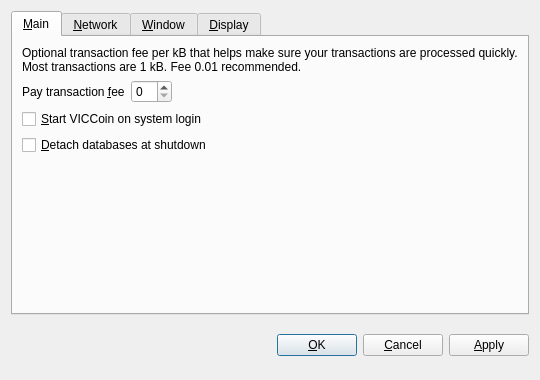
<?xml version="1.0" encoding="UTF-8"?>
<ui version="4.0">
 <class>OptionsDialog</class>
 <widget class="QDialog" name="OptionsDialog">
  <property name="geometry">
   <rect>
    <x>0</x>
    <y>0</y>
    <width>540</width>
    <height>380</height>
   </rect>
  </property>
  <property name="windowTitle">
   <string>Options</string>
  </property>
  <property name="modal">
   <bool>true</bool>
  </property>
  <layout class="QVBoxLayout" name="verticalLayout">
   <item>
    <widget class="QTabWidget" name="tabWidget">
     <property name="tabPosition">
      <enum>QTabWidget::North</enum>
     </property>
     <property name="currentIndex">
      <number>0</number>
     </property>
     <widget class="QWidget" name="tabMain">
      <attribute name="title">
       <string>&amp;Main</string>
      </attribute>
      <layout class="QVBoxLayout" name="verticalLayout_Main">
       <item>
        <widget class="QLabel" name="transactionFeeInfoLabel">
         <property name="text">
          <string>Optional transaction fee per kB that helps make sure your transactions are processed quickly. Most transactions are 1 kB. Fee 0.01 recommended.</string>
         </property>
         <property name="textFormat">
          <enum>Qt::PlainText</enum>
         </property>
         <property name="wordWrap">
          <bool>true</bool>
         </property>
        </widget>
       </item>
       <item>
        <layout class="QHBoxLayout" name="horizontalLayout_Main">
         <item>
          <widget class="QLabel" name="transactionFeeLabel">
           <property name="text">
            <string>Pay transaction &amp;fee</string>
           </property>
           <property name="textFormat">
            <enum>Qt::PlainText</enum>
           </property>
           <property name="buddy">
            <cstring>transactionFee</cstring>
           </property>
          </widget>
         </item>
         <item>
          <widget class="BitcoinAmountField" name="transactionFee"/>
         </item>
         <item>
          <spacer name="horizontalSpacer_Main">
           <property name="orientation">
            <enum>Qt::Horizontal</enum>
           </property>
           <property name="sizeHint" stdset="0">
            <size>
             <width>40</width>
             <height>20</height>
            </size>
           </property>
          </spacer>
         </item>
        </layout>
       </item>
       <item>
        <widget class="QCheckBox" name="bitcoinAtStartup">
         <property name="toolTip">
          <string>Automatically start VICCoin after logging in to the system.</string>
         </property>
         <property name="text">
          <string>&amp;Start VICCoin on system login</string>
         </property>
        </widget>
       </item>
       <item>
        <widget class="QCheckBox" name="detachDatabases">
         <property name="toolTip">
          <string>Detach block and address databases at shutdown. This means they can be moved to another data directory, but it slows down shutdown. The wallet is always detached.</string>
         </property>
         <property name="text">
          <string>&amp;Detach databases at shutdown</string>
         </property>
        </widget>
       </item>
       <item>
        <spacer name="verticalSpacer_Main">
         <property name="orientation">
          <enum>Qt::Vertical</enum>
         </property>
         <property name="sizeHint" stdset="0">
          <size>
           <width>20</width>
           <height>40</height>
          </size>
         </property>
        </spacer>
       </item>
      </layout>
     </widget>
     <widget class="QWidget" name="tabNetwork">
      <attribute name="title">
       <string>&amp;Network</string>
      </attribute>
      <layout class="QVBoxLayout" name="verticalLayout_Network">
       <item>
        <widget class="QCheckBox" name="mapPortUpnp">
         <property name="toolTip">
          <string>Automatically open the VICCoin client port on the router. This only works when your router supports UPnP and it is enabled.</string>
         </property>
         <property name="text">
          <string>Map port using &amp;UPnP</string>
         </property>
        </widget>
       </item>
       <item>
        <widget class="QCheckBox" name="connectSocks">
         <property name="toolTip">
          <string>Connect to the VICCoin network through a SOCKS proxy (e.g. when connecting through Tor).</string>
         </property>
         <property name="text">
          <string>&amp;Connect through SOCKS proxy:</string>
         </property>
        </widget>
       </item>
       <item>
        <layout class="QHBoxLayout" name="horizontalLayout_Network">
         <item>
          <widget class="QLabel" name="proxyIpLabel">
           <property name="text">
            <string>Proxy &amp;IP:</string>
           </property>
           <property name="textFormat">
            <enum>Qt::PlainText</enum>
           </property>
           <property name="buddy">
            <cstring>proxyIp</cstring>
           </property>
          </widget>
         </item>
         <item>
          <widget class="QValidatedLineEdit" name="proxyIp">
           <property name="maximumSize">
            <size>
             <width>140</width>
             <height>16777215</height>
            </size>
           </property>
           <property name="toolTip">
            <string>IP address of the proxy (e.g. 127.0.0.1)</string>
           </property>
          </widget>
         </item>
         <item>
          <widget class="QLabel" name="proxyPortLabel">
           <property name="text">
            <string>&amp;Port:</string>
           </property>
           <property name="textFormat">
            <enum>Qt::PlainText</enum>
           </property>
           <property name="buddy">
            <cstring>proxyPort</cstring>
           </property>
          </widget>
         </item>
         <item>
          <widget class="QLineEdit" name="proxyPort">
           <property name="maximumSize">
            <size>
             <width>55</width>
             <height>16777215</height>
            </size>
           </property>
           <property name="toolTip">
            <string>Port of the proxy (e.g. 9050)</string>
           </property>
          </widget>
         </item>
         <item>
          <widget class="QLabel" name="socksVersionLabel">
           <property name="text">
            <string>SOCKS &amp;Version:</string>
           </property>
           <property name="textFormat">
            <enum>Qt::PlainText</enum>
           </property>
           <property name="buddy">
            <cstring>socksVersion</cstring>
           </property>
          </widget>
         </item>
         <item>
          <widget class="QValueComboBox" name="socksVersion">
           <property name="toolTip">
            <string>SOCKS version of the proxy (e.g. 5)</string>
           </property>
          </widget>
         </item>
         <item>
          <spacer name="horizontalSpacer_Network">
           <property name="orientation">
            <enum>Qt::Horizontal</enum>
           </property>
           <property name="sizeHint" stdset="0">
            <size>
             <width>40</width>
             <height>20</height>
            </size>
           </property>
          </spacer>
         </item>
        </layout>
       </item>
       <item>
        <spacer name="verticalSpacer_Network">
         <property name="orientation">
          <enum>Qt::Vertical</enum>
         </property>
         <property name="sizeHint" stdset="0">
          <size>
           <width>20</width>
           <height>40</height>
          </size>
         </property>
        </spacer>
       </item>
      </layout>
     </widget>
     <widget class="QWidget" name="tabWindow">
      <attribute name="title">
       <string>&amp;Window</string>
      </attribute>
      <layout class="QVBoxLayout" name="verticalLayout_Window">
       <item>
        <widget class="QCheckBox" name="minimizeToTray">
         <property name="toolTip">
          <string>Show only a tray icon after minimizing the window.</string>
         </property>
         <property name="text">
          <string>&amp;Minimize to the tray instead of the taskbar</string>
         </property>
        </widget>
       </item>
       <item>
        <widget class="QCheckBox" name="minimizeOnClose">
         <property name="toolTip">
          <string>Minimize instead of exit the application when the window is closed. When this option is enabled, the application will be closed only after selecting Quit in the menu.</string>
         </property>
         <property name="text">
          <string>M&amp;inimize on close</string>
         </property>
        </widget>
       </item>
       <item>
        <spacer name="verticalSpacer_Window">
         <property name="orientation">
          <enum>Qt::Vertical</enum>
         </property>
         <property name="sizeHint" stdset="0">
          <size>
           <width>20</width>
           <height>40</height>
          </size>
         </property>
        </spacer>
       </item>
      </layout>
     </widget>
     <widget class="QWidget" name="tabDisplay">
      <attribute name="title">
       <string>&amp;Display</string>
      </attribute>
      <layout class="QVBoxLayout" name="verticalLayout_Display">
       <item>
        <layout class="QHBoxLayout" name="horizontalLayout_1_Display">
         <item>
          <widget class="QLabel" name="langLabel">
           <property name="text">
            <string>User Interface &amp;language:</string>
           </property>
           <property name="textFormat">
            <enum>Qt::PlainText</enum>
           </property>
           <property name="buddy">
            <cstring>lang</cstring>
           </property>
          </widget>
         </item>
         <item>
          <widget class="QValueComboBox" name="lang">
           <property name="toolTip">
            <string>The user interface language can be set here. This setting will take effect after restarting VICCoin.</string>
           </property>
          </widget>
         </item>
        </layout>
       </item>
       <item>
        <layout class="QHBoxLayout" name="horizontalLayout_2_Display">
         <item>
          <widget class="QLabel" name="unitLabel">
           <property name="text">
            <string>&amp;Unit to show amounts in:</string>
           </property>
           <property name="textFormat">
            <enum>Qt::PlainText</enum>
           </property>
           <property name="buddy">
            <cstring>unit</cstring>
           </property>
          </widget>
         </item>
         <item>
          <widget class="QValueComboBox" name="unit">
           <property name="toolTip">
            <string>Choose the default subdivision unit to show in the interface and when sending coins.</string>
           </property>
          </widget>
         </item>
        </layout>
       </item>
       <item>
        <widget class="QCheckBox" name="displayAddresses">
         <property name="toolTip">
          <string>Whether to show VICCoin addresses in the transaction list.</string>
         </property>
         <property name="text">
          <string>&amp;Display addresses in transaction list</string>
         </property>
        </widget>
       </item>
       <item>
        <widget class="QCheckBox" name="coinControlFeatures">
         <property name="toolTip">
          <string>Whether to show coin control features or not.</string>
         </property>
         <property name="text">
          <string>Display coin &amp;control features (experts only!)</string>
         </property>
        </widget>
       </item>
       <item>
        <spacer name="verticalSpacer_Display">
         <property name="orientation">
          <enum>Qt::Vertical</enum>
         </property>
         <property name="sizeHint" stdset="0">
          <size>
           <width>20</width>
           <height>40</height>
          </size>
         </property>
        </spacer>
       </item>
      </layout>
     </widget>
    </widget>
   </item>
   <item>
    <layout class="QHBoxLayout" name="horizontalLayout_Buttons">
     <item>
      <spacer name="horizontalSpacer_1">
       <property name="orientation">
        <enum>Qt::Horizontal</enum>
       </property>
       <property name="sizeHint" stdset="0">
        <size>
         <width>40</width>
         <height>48</height>
        </size>
       </property>
      </spacer>
     </item>
     <item>
      <widget class="QLabel" name="statusLabel">
       <property name="font">
        <font>
         <weight>75</weight>
         <bold>true</bold>
        </font>
       </property>
       <property name="text">
        <string/>
       </property>
       <property name="textFormat">
        <enum>Qt::PlainText</enum>
       </property>
       <property name="wordWrap">
        <bool>true</bool>
       </property>
      </widget>
     </item>
     <item>
      <spacer name="horizontalSpacer_2">
       <property name="orientation">
        <enum>Qt::Horizontal</enum>
       </property>
       <property name="sizeHint" stdset="0">
        <size>
         <width>40</width>
         <height>48</height>
        </size>
       </property>
      </spacer>
     </item>
     <item>
      <widget class="QPushButton" name="okButton">
       <property name="text">
        <string>&amp;OK</string>
       </property>
      </widget>
     </item>
     <item>
      <widget class="QPushButton" name="cancelButton">
       <property name="text">
        <string>&amp;Cancel</string>
       </property>
       <property name="autoDefault">
        <bool>false</bool>
       </property>
      </widget>
     </item>
     <item>
      <widget class="QPushButton" name="applyButton">
       <property name="text">
        <string>&amp;Apply</string>
       </property>
       <property name="autoDefault">
        <bool>false</bool>
       </property>
      </widget>
     </item>
    </layout>
   </item>
  </layout>
 </widget>
 <customwidgets>
  <customwidget>
   <class>BitcoinAmountField</class>
   <extends>QSpinBox</extends>
   <header>bitcoinamountfield.h</header>
  </customwidget>
  <customwidget>
   <class>QValueComboBox</class>
   <extends>QComboBox</extends>
   <header>qvaluecombobox.h</header>
  </customwidget>
  <customwidget>
   <class>QValidatedLineEdit</class>
   <extends>QLineEdit</extends>
   <header>qvalidatedlineedit.h</header>
  </customwidget>
 </customwidgets>
 <resources/>
 <connections/>
</ui>
